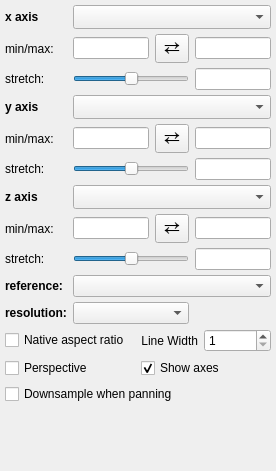
<?xml version="1.0" encoding="UTF-8"?>
<ui version="4.0">
 <class>Widget</class>
 <widget class="QWidget" name="Widget">
  <property name="geometry">
   <rect>
    <x>0</x>
    <y>0</y>
    <width>276</width>
    <height>471</height>
   </rect>
  </property>
  <property name="windowTitle">
   <string>3D_Volume</string>
  </property>
  <layout class="QGridLayout" name="gridLayout_5">
   <property name="leftMargin">
    <number>5</number>
   </property>
   <property name="topMargin">
    <number>5</number>
   </property>
   <property name="rightMargin">
    <number>5</number>
   </property>
   <property name="bottomMargin">
    <number>5</number>
   </property>
   <property name="verticalSpacing">
    <number>5</number>
   </property>
   <item row="1" column="3">
    <widget class="QLineEdit" name="valuetext_x_min"/>
   </item>
   <item row="10" column="2">
    <widget class="QLabel" name="label_reference_data">
     <property name="font">
      <font>
       <weight>75</weight>
       <bold>true</bold>
      </font>
     </property>
     <property name="text">
      <string>reference:</string>
     </property>
    </widget>
   </item>
   <item row="5" column="3">
    <widget class="QLineEdit" name="valuetext_y_min"/>
   </item>
   <item row="1" column="4">
    <widget class="QToolButton" name="button_flip_x">
     <property name="font">
      <font>
       <pointsize>14</pointsize>
      </font>
     </property>
     <property name="styleSheet">
      <string notr="true">padding: 0px</string>
     </property>
     <property name="text">
      <string>⇄</string>
     </property>
    </widget>
   </item>
   <item row="11" column="2">
    <widget class="QLabel" name="label_resolution">
     <property name="font">
      <font>
       <weight>75</weight>
       <bold>true</bold>
      </font>
     </property>
     <property name="text">
      <string>resolution:</string>
     </property>
    </widget>
   </item>
   <item row="9" column="2">
    <widget class="QLabel" name="label">
     <property name="text">
      <string>stretch:</string>
     </property>
    </widget>
   </item>
   <item row="8" column="5">
    <widget class="QLineEdit" name="valuetext_z_max"/>
   </item>
   <item row="6" column="5">
    <widget class="QLineEdit" name="valuetext_y_stretch">
     <property name="alignment">
      <set>Qt::AlignRight|Qt::AlignTrailing|Qt::AlignVCenter</set>
     </property>
    </widget>
   </item>
   <item row="13" column="2" colspan="4">
    <layout class="QGridLayout" name="gridLayout">
     <item row="2" column="0" colspan="2">
      <widget class="QCheckBox" name="bool_downsample">
       <property name="enabled">
        <bool>true</bool>
       </property>
       <property name="text">
        <string>Downsample when panning</string>
       </property>
       <property name="checked">
        <bool>false</bool>
       </property>
      </widget>
     </item>
     <item row="1" column="0">
      <widget class="QCheckBox" name="bool_perspective_view">
       <property name="text">
        <string>Perspective</string>
       </property>
       <property name="checked">
        <bool>false</bool>
       </property>
      </widget>
     </item>
     <item row="0" column="0">
      <widget class="QCheckBox" name="bool_native_aspect">
       <property name="text">
        <string>Native aspect ratio</string>
       </property>
      </widget>
     </item>
     <item row="1" column="1">
      <widget class="QCheckBox" name="bool_visible_axes">
       <property name="text">
        <string>Show axes</string>
       </property>
       <property name="checked">
        <bool>true</bool>
       </property>
      </widget>
     </item>
     <item row="0" column="1">
      <layout class="QHBoxLayout" name="horizontalLayout">
       <item>
        <widget class="QLabel" name="label_line_width">
         <property name="sizePolicy">
          <sizepolicy hsizetype="Maximum" vsizetype="Preferred">
           <horstretch>0</horstretch>
           <verstretch>0</verstretch>
          </sizepolicy>
         </property>
         <property name="text">
          <string>Line Width</string>
         </property>
         <property name="alignment">
          <set>Qt::AlignRight|Qt::AlignTrailing|Qt::AlignVCenter</set>
         </property>
        </widget>
       </item>
       <item>
        <widget class="QSpinBox" name="value_line_width">
         <property name="minimum">
          <number>1</number>
         </property>
         <property name="maximum">
          <number>15</number>
         </property>
        </widget>
       </item>
      </layout>
     </item>
    </layout>
   </item>
   <item row="8" column="2">
    <widget class="QLabel" name="label_2">
     <property name="text">
      <string>min/max:</string>
     </property>
    </widget>
   </item>
   <item row="5" column="2">
    <widget class="QLabel" name="label_2">
     <property name="text">
      <string>min/max:</string>
     </property>
    </widget>
   </item>
   <item row="0" column="3" colspan="3">
    <widget class="QComboBox" name="combosel_x_att">
     <property name="sizeAdjustPolicy">
      <enum>QComboBox::AdjustToMinimumContentsLengthWithIcon</enum>
     </property>
    </widget>
   </item>
   <item row="4" column="3" colspan="3">
    <widget class="QComboBox" name="combosel_y_att">
     <property name="sizeAdjustPolicy">
      <enum>QComboBox::AdjustToMinimumContentsLengthWithIcon</enum>
     </property>
    </widget>
   </item>
   <item row="14" column="2">
    <spacer name="verticalSpacer">
     <property name="orientation">
      <enum>Qt::Vertical</enum>
     </property>
     <property name="sizeHint" stdset="0">
      <size>
       <width>20</width>
       <height>40</height>
      </size>
     </property>
    </spacer>
   </item>
   <item row="6" column="3" colspan="2">
    <widget class="QSlider" name="value_y_stretch">
     <property name="minimum">
      <number>-10000</number>
     </property>
     <property name="maximum">
      <number>10000</number>
     </property>
     <property name="singleStep">
      <number>0</number>
     </property>
     <property name="orientation">
      <enum>Qt::Horizontal</enum>
     </property>
    </widget>
   </item>
   <item row="4" column="2">
    <widget class="QLabel" name="x_lab">
     <property name="font">
      <font>
       <weight>75</weight>
       <bold>true</bold>
      </font>
     </property>
     <property name="text">
      <string>y axis</string>
     </property>
    </widget>
   </item>
   <item row="2" column="2">
    <widget class="QLabel" name="label">
     <property name="text">
      <string>stretch:</string>
     </property>
    </widget>
   </item>
   <item row="8" column="4">
    <widget class="QToolButton" name="button_flip_z">
     <property name="font">
      <font>
       <pointsize>14</pointsize>
      </font>
     </property>
     <property name="styleSheet">
      <string notr="true">padding: 0px</string>
     </property>
     <property name="text">
      <string>⇄</string>
     </property>
    </widget>
   </item>
   <item row="6" column="2">
    <widget class="QLabel" name="label">
     <property name="text">
      <string>stretch:</string>
     </property>
    </widget>
   </item>
   <item row="8" column="3">
    <widget class="QLineEdit" name="valuetext_z_min"/>
   </item>
   <item row="2" column="5">
    <widget class="QLineEdit" name="valuetext_x_stretch">
     <property name="alignment">
      <set>Qt::AlignRight|Qt::AlignTrailing|Qt::AlignVCenter</set>
     </property>
    </widget>
   </item>
   <item row="7" column="3" colspan="3">
    <widget class="QComboBox" name="combosel_z_att">
     <property name="sizeAdjustPolicy">
      <enum>QComboBox::AdjustToMinimumContentsLengthWithIcon</enum>
     </property>
    </widget>
   </item>
   <item row="10" column="3" colspan="3">
    <widget class="QComboBox" name="combosel_reference_data"/>
   </item>
   <item row="9" column="5">
    <widget class="QLineEdit" name="valuetext_z_stretch">
     <property name="alignment">
      <set>Qt::AlignRight|Qt::AlignTrailing|Qt::AlignVCenter</set>
     </property>
    </widget>
   </item>
   <item row="5" column="4">
    <widget class="QToolButton" name="button_flip_y">
     <property name="font">
      <font>
       <pointsize>14</pointsize>
      </font>
     </property>
     <property name="styleSheet">
      <string notr="true">padding: 0px</string>
     </property>
     <property name="text">
      <string>⇄</string>
     </property>
    </widget>
   </item>
   <item row="9" column="3" colspan="2">
    <widget class="QSlider" name="value_z_stretch">
     <property name="minimum">
      <number>-10000</number>
     </property>
     <property name="maximum">
      <number>10000</number>
     </property>
     <property name="singleStep">
      <number>0</number>
     </property>
     <property name="orientation">
      <enum>Qt::Horizontal</enum>
     </property>
    </widget>
   </item>
   <item row="0" column="2">
    <widget class="QLabel" name="x_lab">
     <property name="font">
      <font>
       <weight>75</weight>
       <bold>true</bold>
      </font>
     </property>
     <property name="text">
      <string>x axis</string>
     </property>
    </widget>
   </item>
   <item row="1" column="2">
    <widget class="QLabel" name="label_2">
     <property name="text">
      <string>min/max:</string>
     </property>
    </widget>
   </item>
   <item row="11" column="3" colspan="2">
    <widget class="QComboBox" name="combosel_resolution"/>
   </item>
   <item row="5" column="5">
    <widget class="QLineEdit" name="valuetext_y_max"/>
   </item>
   <item row="2" column="3" colspan="2">
    <widget class="QSlider" name="value_x_stretch">
     <property name="minimum">
      <number>-10000</number>
     </property>
     <property name="maximum">
      <number>10000</number>
     </property>
     <property name="singleStep">
      <number>0</number>
     </property>
     <property name="orientation">
      <enum>Qt::Horizontal</enum>
     </property>
    </widget>
   </item>
   <item row="7" column="2">
    <widget class="QLabel" name="x_lab">
     <property name="font">
      <font>
       <weight>75</weight>
       <bold>true</bold>
      </font>
     </property>
     <property name="text">
      <string>z axis</string>
     </property>
    </widget>
   </item>
   <item row="1" column="5">
    <widget class="QLineEdit" name="valuetext_x_max"/>
   </item>
   <item row="12" column="2" colspan="4">
    <layout class="QVBoxLayout" name="layout_slices"/>
   </item>
  </layout>
 </widget>
 <layoutdefault spacing="6" margin="11"/>
 <resources/>
 <connections/>
</ui>
